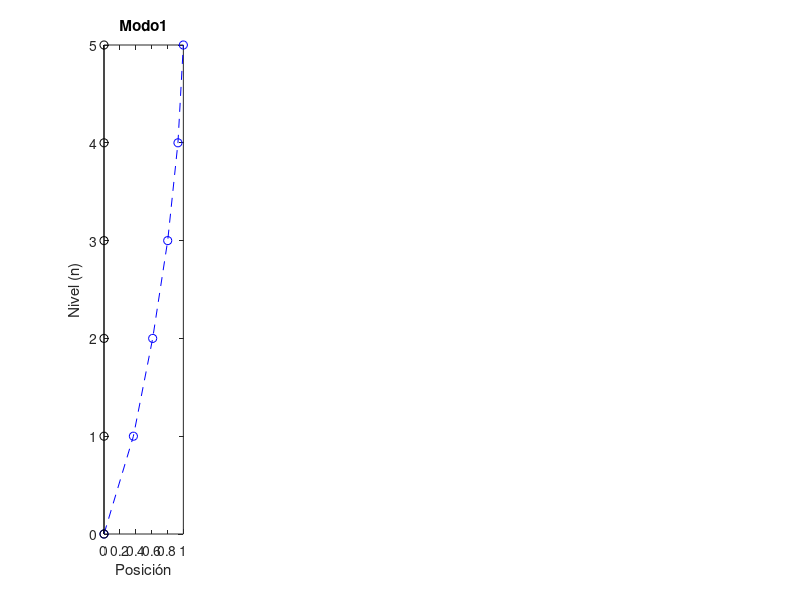

Write MATLAB code to recreate this figure. (Note: this script raises an error after producing the figure.)
%PROYECTO DINÁMICA ESTRUCTURAL, PASO A PASO
clc;
clear all;

%Introducir la matriz K, unidades en kg/m
k=[17595473.55	-16207217.74	4953526.626	-238807.7449	-185298.9556;-16207217.74	29322816.54	-18940129.61	3953704.988	-251689.4905;4953526.626	-18940129.61	27609544.38	-17294238.89	4008204.681;-238807.7449	3953704.988	-17294238.89	26323847.08	-12665728.61;-185298.9556	-251689.4905	4008204.681	-12665728.61	9051903.526]

%Introducir la matriz M, unidades kg s2/m
m=[2003.742359	0	0	0	0;0	1743.714724	0	0	0;0	0	1743.714724	0	0;0	0	0	1743.714724	0;0	0	0	0	1238.955199]


%Variables
C=[];
u=[];
phi=[];
suma=0;
vec=[];
Tp=[];

disp('Grados de libertad')
GDL=length(k)

%Vectores y valores característicos
Minv=inv(m);
A=Minv*k;
[u,d]=eig(A);

%Frecuencas modales
for i=1:1:GDL
    for j=1:1:GDL
        
        if(i==j)
             
            vec(i)=d(i,j);
            suma=suma+vec(i);
            W=vec';
        end
    end
end

disp('Frecuencia modal')
s=sqrt(W);
w=s(end:-1:1)

%Periodos
disp('Periodos modales 1-n')
for i=1:GDL
   T(i,:)=(2*pi)/w(i,1);
end
T

%Vector u
for i=1:GDL
   u(:,i)=(1/(u(1,i)))*u(:,i);
end
disp('Vector modal u_ij')
u;
u=fliplr(u)


%Decir respecto a que masa se debe normalizar
masa=input('Respecto a que masa desea normalizar ');
for i=1:GDL
   phi(:,i)=u(:,i)/u(masa,i);
end
disp('Normalizando vector u respecto a la masa n')
phi

NnAum=[0:1:GDL];
origAu=zeros(GDL+1,1);
orig=zeros(GDL,1);
for modo=1:GDL
    Modo{modo}=phi(:, modo);
end

MmodalAum=[orig';phi];
for modo=1:GDL
    X{modo}=MmodalAum(:, modo);
end

figure
          for kk=1:GDL
             subplot(1,GDL,kk)   
             plot(X{kk},NnAum','o--b',origAu,NnAum','o-k');
             ylabel('Nivel (n)');
             %ytickformat('%,f0')
             xlabel('Posición');
             title(['Modo' num2str(kk)]);
             sgtitle(['Formas modales']);    
             grid on 
          end

disp('Coeficientes de participación')
for i=1:GDL
    b=phi(:,i);
    VUnos=ones(GDL,1);
    cp_i(:,i)=(b'*m*VUnos)/(b'*m*b); %REVISAR EL NUMERO DE 1'S
end
cp_i

%***************************************************
    % Datos iniciales del método
    beta=1/4;
    gamma=1/2;
    desp_0=zeros(GDL,1); %u_0
    vel_0=zeros(GDL,1); %upunto_0
    phi_trans=transpose(phi);

    % solicita valor para el amortiguamiento en porcentaje y lo guarda en epsilon
    prompt = 'Amortiguamento (porcentaje) ';
    epsilon = input(prompt);
    % Lo convierte en porcentaje ejem 10 lo hace a 0.10
    epsilon = epsilon/100; 

%Cálculo de matriz de amortiguamiento
modo_13=(1/2)*[1/w(1,1) w(1,1);1/w(3,1) w(3,1)]
amort=[epsilon;epsilon];
a=inv(modo_13)*amort;
c=(a(1,1)*m)+(a(2,1)*k)

%solicita al usuario cuantos archivos va analizar
%prompt = 'Cuantos archivos deseas analizar: \n';
% lo guarda en la variable n_file
n_file = 1;
% crea un vector de tamaño de n_file ejem 1 o 2 o 3 dependiendo de lo que
% dio el usuario
if n_file == 1
    Name_sta=zeros(1:2);
else
    Name_sta=zeros(1:n_file);
end

Name_sta=Name_sta(:);
Name_sta=string(Name_sta);

    % Solicita valor de delta t, y lo almacena en at ejem 0.005
    prompt = 'valor de Delta t? ';
    at = input(prompt);

    %disp('Lectura de archivos');
    prompt = 'Nombre del archivo para analizar: \n';
    filename= input(prompt,'s');
    delimiterIn = ',';
    headerlinesIn = 1;
    As = load(filename);

    % Coloca los valores en una sola columna
    tam_as=size(As);
    as_i=tam_as(1);
    as_j=tam_as(2);
    tam_as=as_j*as_i;

    %Calculo de (qn)0 y (q.n)0
    for i=1:GDL
    q_n0(i,:)=(phi_trans(i,:)*m*desp_0)/(phi_trans(i,:)*m*phi(:,i));
    q_punto0(i,:)=(phi_trans(i,:)*m*vel_0)/(phi_trans(i,:)*m*phi(:,i));
    end

    %Cálculo de P0,M,C,K
    p0=-(m*VUnos*As(1,1));
    P0=phi_trans*p0;
    M=phi_trans*m*phi;
    C=phi_trans*c*phi;
    K=phi_trans*k*phi;

    %Cálculo de q..0
    acel_0=inv(M)*(P0-(C*q_punto0)-(K*q_n0));

    %Constantes a1,a2,a3
    a1=((1/(beta*at*at))*M)+(gamma/(beta*at))*C;
    a2=((1/(beta*at))*M)+((gamma/(beta))-15)*C;
    a3=(((1/(beta*2))-1)*M)+((gamma/(2*beta))-1)*C;

    %K con gorrito
    K_g=K+a1;
    
    %*********************************************
    %inicio de la segunda parte
    %*********************************************
    inv_K_g=inv(K_g);
    len_As=length(As);

    %empieza con el llanado de p
    p=zeros(len_As, GDL);
    
    for i=1:len_As-1
        p_aux=-m*VUnos*As(i+1);
        for j=1:GDL
            p(i+1,j)=p_aux(j);
        end
    end
    
    %comienza con el llenado de p_g
    %p_g (i+1) = (phi_trans * p (i+1)) + (a1*q_0 )+(a2*q_punto0)+(a3*acel_0)
    p_g=zeros(len_As, GDL);
    acel_0=acel_0(:);
    q=zeros(len_As, GDL);
    q_punto=zeros(len_As, GDL);
    q_dospuntos=zeros(len_As, GDL);
    Desp=zeros(len_As, GDL);
    for i=1:len_As
        if i>1
            p_aux=[];
            for j=1:GDL
                
                pg_a(j)=p(i,j);
                
                
            end
            
            
            pg_a=pg_a(:);
            
            

            %p_g_aux=(aux)+ (a1* q_n0)+(a2*q_punto0)+(a3*acel_0);
            p_g_aux=(phi_trans*pg_a)+ (a1* q(i-1))+(a2*q_punto(i-1))+(a3*acel_0);
            for j=1:GDL
                p_g(i,j)= p_g_aux(j);
                pq_a(j)=p_g(i,j);
            end
            pq_a=pq_a(:);
            %comienza el llenado de q
            %q (i+1) = la inversa de la matriz k_g * p_g(i+1)
            q_aux=inv_K_g*pq_a;
            for j=1:GDL
                q(i,j)= q_aux(j);
                qpunto_a(j)=q(i,j);
            end
            qpunto_a=qpunto_a(:);
            % comienza el llenado de q_punto
            %q_punto (i+1)   = ( gamma/(beta*at)) * (q(i+1)-q_n0) + (1-(gamma/beta)) * q_punto0 + at*(1-(gamma/(2*beta)) * acel_0
            
            q_punto_aux=(gamma/(beta*at)) * (qpunto_a-q(i-1)) + (1-(gamma/beta)) * q_punto(i-1) + at * (1-(gamma/(2*beta))) * acel_0;
            for j=1:GDL
                q_punto(i,j)= q_punto_aux(j);
                qdospuntos_a(j)=q(i,j);
            end
            qdospuntos_a=qdospuntos_a(:);
            %comeinza el llenado de q_dospuntos
            %q_dospuntos (i+1) = (1/(beta*(at^2)))*( q(i+1) – q_n0(i)) – (1/(beta*at))*q_punto0) – ((1/(2*beta))-1) * acel_0

            q_dospuntos_aux=(1/(beta*(at^2))) * (qdospuntos_a-q(i-1,j))-(1/(beta*at)*q_punto(i-1)) -((1/(2*beta))-1) * acel_0;

            
            for j=1:GDL
                
                q_dospuntos(i,j)=q_dospuntos_aux(j);
                desp_a(j)=q(i,j);
            end
            desp_a=desp_a(:);
            %Comienza a llenar el vect Desp
            %Desp (i+1) = phi * q (i+1)
            desp_aux=phi * desp_a;
            for j=1:GDL
                
                Desp(i,j)=desp_aux(j);
                
            end

        
        
        else
            for j=1: GDL
                
                q(i,j)=q_n0(j);
                p_g(i,j)=q_n0(j);
                q_punto(i,j)=q_punto0(j);
                q_dospuntos(i, j)= acel_0(j);
                Desp=q_n0(j);
            end
    

        end
        
    end

    for i=1:5
        aux=[];
        for j=1:len_As
            aux(j)=Desp(j,i);
        end
        figure(i+1)
        plot(As, aux);
    end


